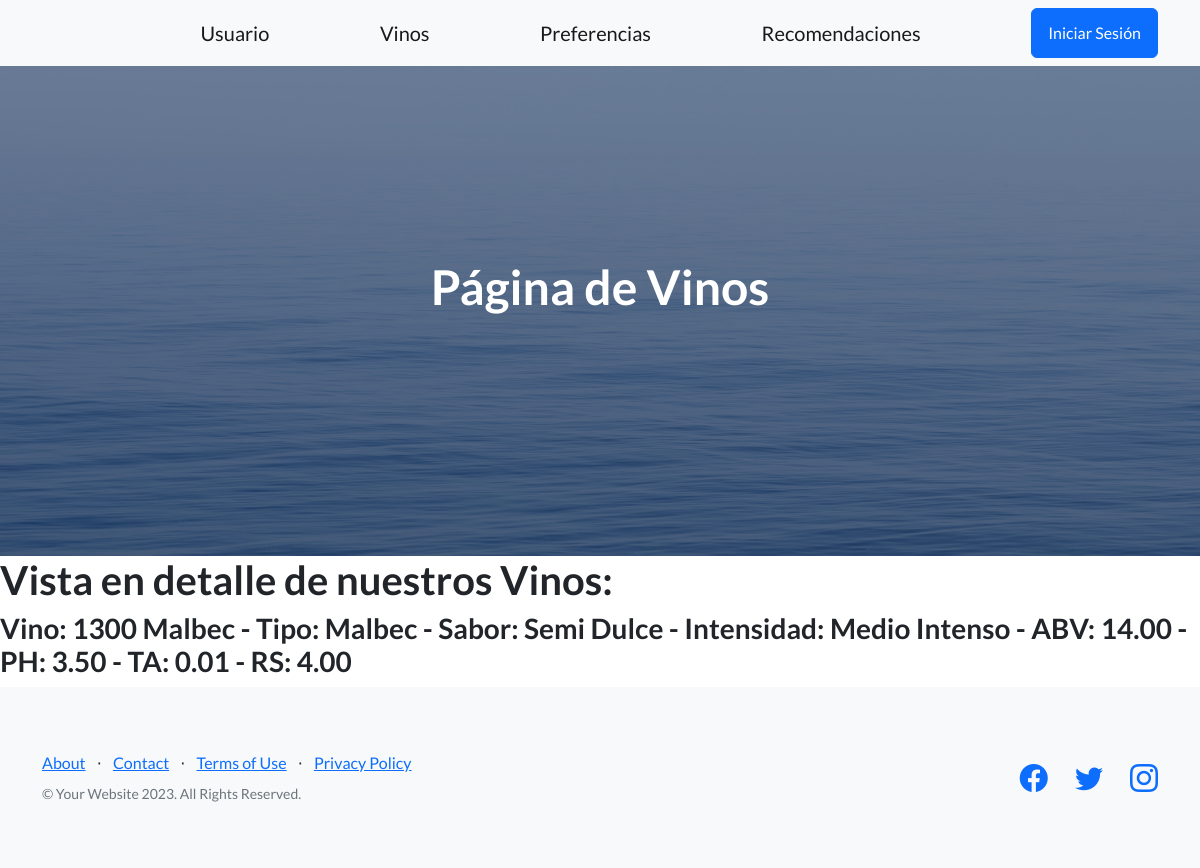
Page /app_vinos/vino_detalles/1 on the committed database.
### app_vinos/models.py (models this page shows, shortened)
class Vino(models.Model):
    nombre = models.CharField(max_length=100)
    tipo = models.CharField(max_length=100)
    sabor = models.CharField(max_length=100)
    intensidad = models.CharField(max_length=100)
    abv = models.DecimalField(max_digits=4, decimal_places=2, default=0.0, verbose_name='Alcohol by Volume (%)')
    ph = models.DecimalField(max_digits=3, decimal_places=2, default=0.0, verbose_name='pH')
    ta = models.DecimalField(max_digits=4, decimal_places=2, default=0.0, verbose_name='Total Acidity (g/L)')
    rs = models.DecimalField(max_digits=4, decimal_places=2, default=0.0, verbose_name='Residual Sugar (g/L)')
    class Meta():
        verbose_name = 'Vinos'
        verbose_name_plural = 'Mis vinos'
        ordering = ('nombre',)

### app_vinos/views.py (the view)
# urls.py: path('vino_detalles/<pk>', VinoDetails.as_view(), name="VinoDetalles"),
class VinoDetails(DetailView):
    model = Vino
    template_name = 'vino_details.html'
    context_object_name = 'vinos'

### app_vinos/templates/vino_details.html
{% extends 'padre.html' %}
{% block ContenidoQueCambia %}
    <h1>Vista en detalle de nuestros Vinos:</h1>
    <h3>Vino: {{vinos.nombre}} - Tipo: {{vinos.tipo}} - Sabor: {{vinos.sabor}} - Intensidad: {{vinos.intensidad}} - ABV: {{vinos.abv}} - PH: {{vinos.ph}} - TA: {{vinos.ta}} - RS: {{vinos.rs}}</h3>
{% endblock ContenidoQueCambia %}

### rows in the picture
Vino: nombre "1300 Malbec", tipo "Malbec", sabor "Semi Dulce", intensidad "Medio Intenso", abv "14.00", ph "3.50", ta "0.01", rs "4.00"
